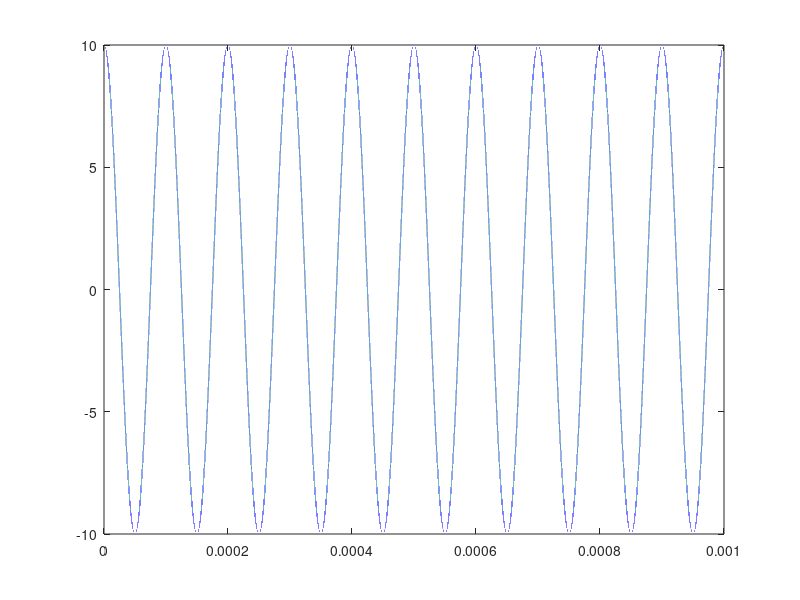
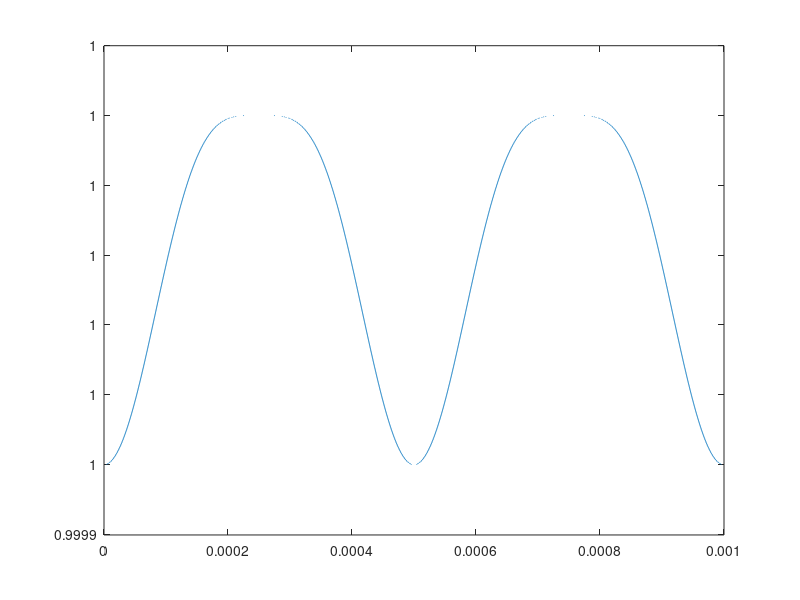

The MATLAB script that drew these images, in order:
clc; close all; clear;
Ac = 10;
B = 0.01;
fc = 1e4;
fm = 1e3;
t = linspace(0,0.001,1e6);
vFM = Ac*cos(2*pi*fc*t + B*sin(2*pi*fm*t));
figure()
plot(t,vFM);


TT = cos(B*cos(2*pi*fm.*t).*cos(2*pi*fm.*t));
figure()
plot(t,TT); 